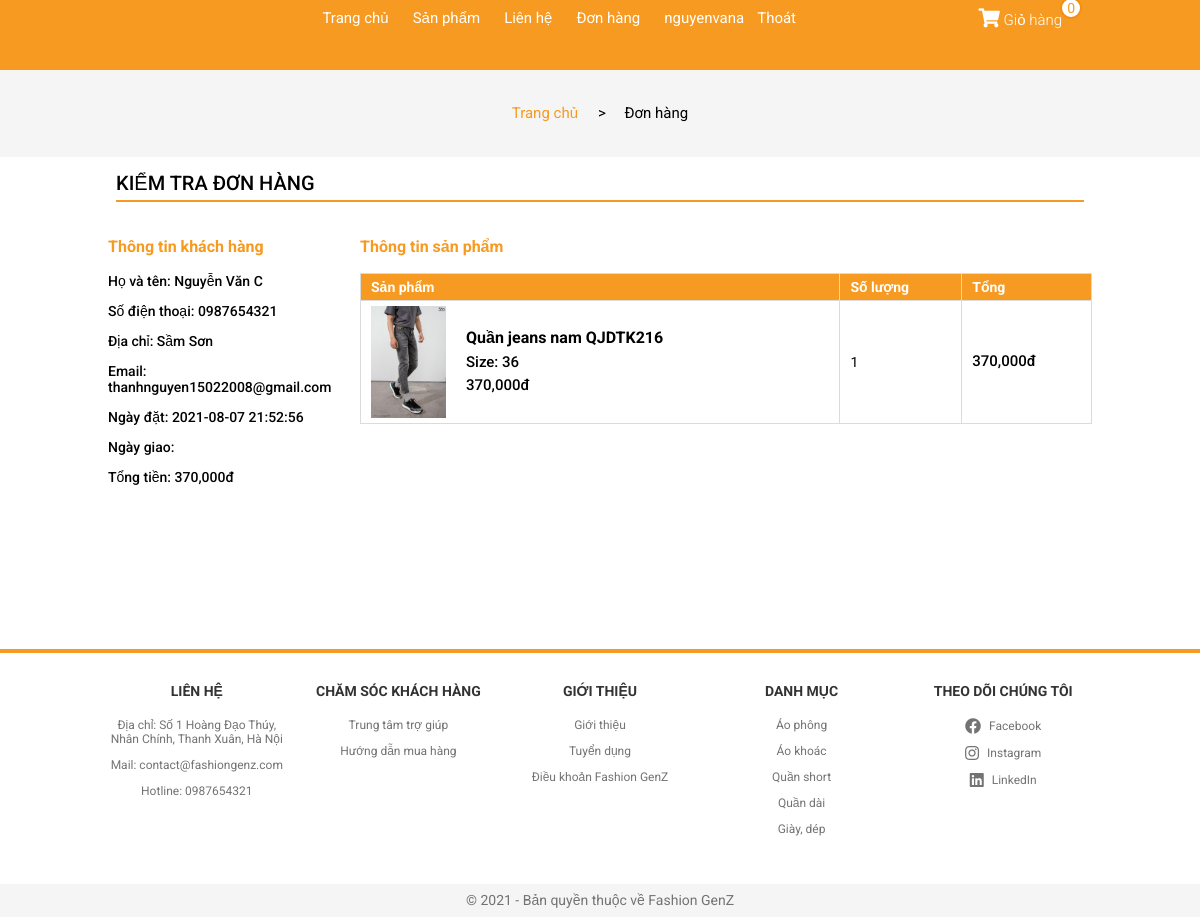
Before: /?controller=chitietdonhang&id=716042 (signed in) with the older database file.
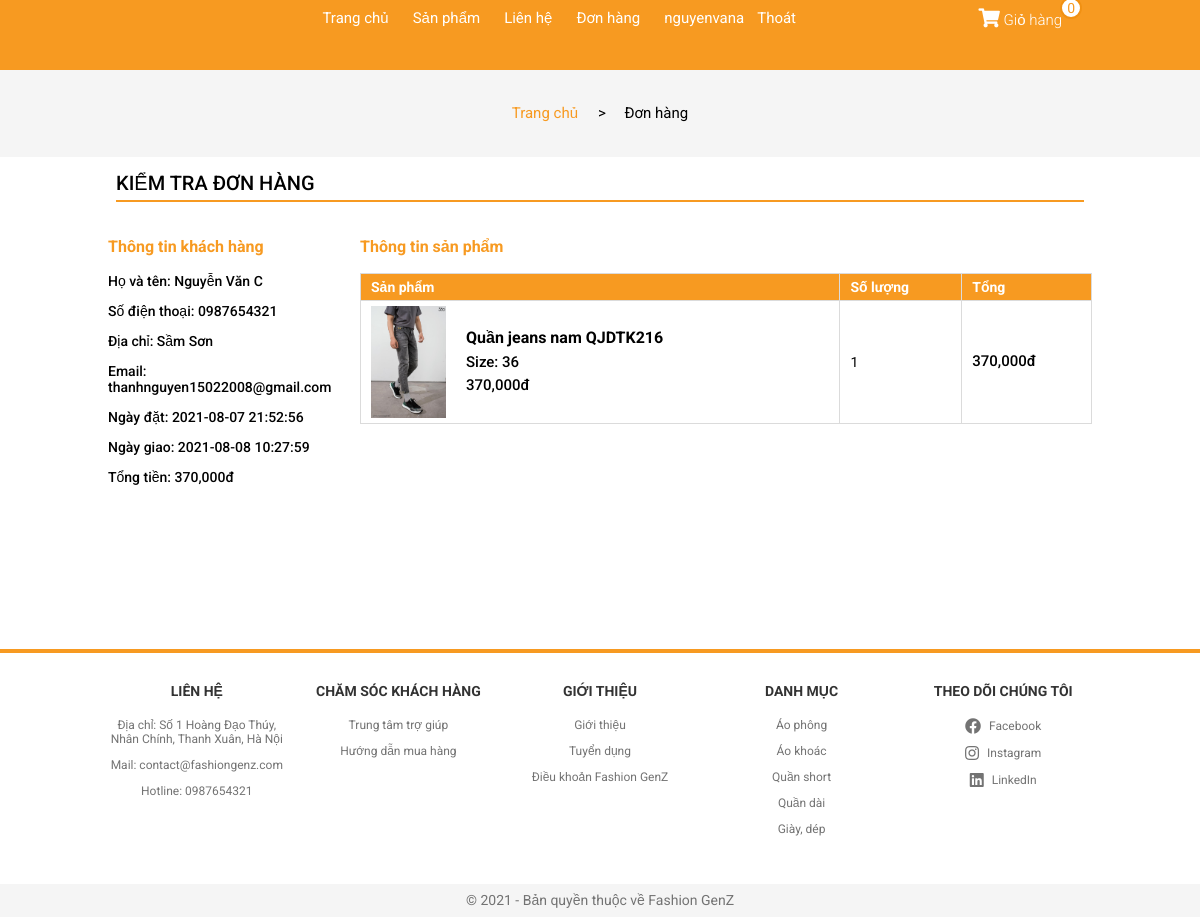
After: the same page with the newer database file.
### tables this page shows
CREATE TABLE `user_order` (
  `id` int(11) NOT NULL,
  `fullname` varchar(100) DEFAULT NULL,
  `address` varchar(200) DEFAULT NULL,
  `email` varchar(100) DEFAULT NULL,
  `phone` varchar(20) DEFAULT NULL,
  `amount` int(11) DEFAULT NULL,
  `status` int(11) DEFAULT NULL,
  `time_order` datetime DEFAULT NULL,
  `time_delivered` datetime DEFAULT NULL,
  `user_id` int(11) DEFAULT NULL
);

### Controller/C-chitietdonhang.php (called while the page is built)
<?php
    if(isset($_SESSION['customer'])){
        $user = $database->get('user_info', array('id'=>$_SESSION['customer']));
    }
    $id = $_GET['id'];
    $package = $database->get('user_order',array('id'=>$id));
    $package_details = $database->get('user_order_detail',array('order_id'=>$id));
    require_once './View/V-chitietdonhang.php';
?>

### Model/M-database.php (called while the page is built, shortened)
<?php
    class database{
        protected $conn= null;
        protected $host='localhost';
        protected $user='root';
        protected $pass='';
        protected $dbname='fashiongenz';
        public function connect(){
             $this->conn = new mysqli($this->host,$this->user,$this->pass,$this->dbname);
        }
        public function get($table,$condition=array()){
          $sql= "SELECT * FROM $table ";
          if(!empty($condition)){
               $sql.="WHERE";
               foreach ($condition as $key => $value){
                    $sql.= " $key = '$value' AND";
               }
               $sql= trim($sql,"AND");
          }
          $query = mysqli_query($this->conn, $sql);
          $result=array();
          if ($query){
               while ($row= mysqli_fetch_assoc($query)){
                    $result[]=$row;
               }
          }
          return $result;
     }
    }
?>

### View/V-chitietdonhang.php (the view, shortened to what the changed rows need)
<!DOCTYPE html>
<html lang="en">
<head>
    <link rel="stylesheet" href="./Assets/Css/grid.css">
    <link rel="stylesheet" href="./Assets/Css/responsive.css">
    <link rel="stylesheet" href="./Assets/Css/main.css">
    <link rel="stylesheet" href="./Assets/Css/base.css">
    <link rel="stylesheet" href="https://cdnjs.cloudflare.com/ajax/libs/normalize/8.0.1/normalize.min.css" />
    <link rel="stylesheet" href="./Assets/Fonts/fontawesome-free-5.15.3-web/css/all.min.css">
</head>
<body>
        <div class="app">
            <header class="header">
                <div class="grid wide">
                    <nav class="header__navbar">
                        <ul class="header__navbar-list hide-on-mobile-tablet">
                            <li class="header__navbar-item">
                                <a href="?controller=trangchu" class="header__navbar-link">
                                    Trang chủ
                                </a>
                            </li>
                            <li class="header__navbar-item header__navbar-item-has-category">
                                <a href="?controller=sanpham" class="header__navbar-link">
                                    Sản phẩm
                                </a>
                            </li>
                            <li class="header__navbar-item">
                                <a href="?controller=lienhe" class="header__navbar-link">
                                    Liên hệ
                                </a>
                            </li>
                            <li class="header__navbar-item">
                                <a href="?controller=donhang" class="header__navbar-link">
                                    Đơn hàng
                                </a>
                            </li>
                            <?php
                                if(isset($_SESSION['customer']) && $_SESSION['customer'] != NULL){
                            ?>
                            <li class="header__navbar-item">
                               <a href="?controller=thongtinkhachhang" style="margin-left: 12px;
                                                  text-decoration: none;
                                                  padding: 0 6px;
                                                  font-size: 1.5rem;
                                                  color: var(--white-color);"> <?php echo $user[0]['username']?></a><a href="?controller=dangxuat" style="margin-left: 1px;" class="header__navbar-link">Thoát</a>
                            </li>
                            <?php } ?>
                        </ul>
                        <div class="header__navbar-cart">
                         <div class="header__navbar-cart-wrap">
                         <span class="header__navbar-cart-qty"><?php echo $_SESSION['qty'] ?></span>
                                <a href="?controller=giohang" class="header__navbar-cart-link">
                                    <i class="header__navbar-cart-icon fas fa-shopping-cart"></i>
                                    Giỏ hàng
                                </a>
                            </div>
                        </div>
                    </nav>
                </div>
            </header>
            <div class="content">
                <div class="account">
                    <div class="grid">
                        <div class="account__location">
                            <div>
                                <a class="accout__location-home" href="?controller=trangchu">Trang chủ</a>
                            </div>
                            <div>
                                <p class="accout__location-current"> > &nbsp;&nbsp;&nbsp; Đơn hàng</p>
                            </div>
                        </div>
                    </div>
                    <div class="grid wide">
                        <div class="row">
                            <div class="col l-12 m-12 c-12">
                            <div class="account__heading">Kiểm tra đơn hàng</div>
                                <div style="margin-top: 20px; margin-bottom: 50px;" class="row">
                                    <div class="col l-3 m-12 c-12">
                                        <div class="package__info-user">
                                            <h3 class="package__info-user-heading">Thông tin khách hàng</h3>
                                            <p class="package__info-user-show">Họ và tên: <?php echo $package[0]['fullname'] ?></p>
                                            <p class="package__info-user-show">Số điện thoại: <?php echo $package[0]['phone'] ?></p>
                                            <p class="package__info-user-show">Địa chỉ: <?php echo $package[0]['address'] ?></p>
                                            <p class="package__info-user-show">Email: <?php echo $package[0]['email'] ?></p>
                                            <p class="package__info-user-show">Ngày đặt: <?php echo $package[0]['time_order'] ?></p>
                                            <p class="package__info-user-show">Ngày giao: <?php echo $package[0]['time_delivered'] ?></p>
                                            <p class="package__info-user-show">Tổng tiền: <?php echo number_format($package[0]['amount']) ?>đ</p>
                                        </div>
                                    </div>
                                    <div class="col l-9 m-12m c-12">
                                        <h3 class="package__info-user-heading">Thông tin sản phẩm</h3>
                                        <div class="cart-table">
                                            <table>
                                                <thead>
                                                    <tr>
                                                        <th>Sản phẩm</th>
                                                        <th>Số lượng</th>
                                                        <th>Tổng</th>
                                                    </tr>
                                                </thead>
                                                <tbody>
                                                    <?php
                                                        foreach ($package_details as $key => $value){
                                                        $product_detail = $database->get('product',array('id'=>$value['product_id']));
                                                    ?>
                                                        <tr>
                                                            <td>
                                                                <div class="cart-product">
                                                                    <img src="<?php echo $product_detail[0]['image'] ?>" alt="" class="cart-product__img">
                                                                    <div class="cart-product__info">
                                                                        <p class="cart-product__info-name"><?php echo $product_detail[0]['name'] ?></p>
                                                                        <p class="cart-product__info-size">Size: <?php echo $value['size'] ?></p>
                                                                        <p class="cart-product__info-price"><?php echo number_format($value['price']) ?>đ</p>
                                                                    </div>
                                                                </div>
                                                            </td>
                                                            <td>
                                                                <div class="cart-product__qty">
                                                                    <p class="cart-product__qty-info"><?php echo $value['qty'] ?></p>
                                                                </div>
                                                            </td>
                                                            <td>
                                                                <p class="cart-product__total"><?php echo number_format($value['amount']) ?>đ</p>
                                                            </td>
                                                        </tr>
                                                    <?php } ?>
                                                </tbody>
                                            </table>
                                        </div>
                                    </div>
                                </div>
                            </div>
                        </div>
                    </div>
                </div>
            </div>
            <footer class="footer">
            <div class="grid wide footer__content">
                    <div class="row">
                        <div class="col l-2-4 m-4 c-6">
                            <h3 class="footer__heading">Liên hệ</h3>
                            <ul class="footer__list">
                                <li class="footer__list-item">
                                    <p class="footer__list-item-link">Địa chỉ: Số 1 Hoàng Đạo Thúy, Nhân Chính, Thanh Xuân, Hà Nội</p>
                                </li>
                                <li class="footer__list-item">
                                    <p class="footer__list-item-link">Mail: contact@fashiongenz.com</p>
                                </li>
                                <li class="footer__list-item">
                                    <p class="footer__list-item-link">Hotline: 0987654321</p>
                                </li>
                            </ul>
                        </div>
                        <div class="col l-2-4 m-4 c-6">
                            <h3 class="footer__heading">Chăm sóc khách hàng</h3>
                            <ul class="footer__list">
                                <li class="footer__list-item">
                                    <a href="#" class="footer__list-item-link">Trung tâm trợ giúp</a>
                                </li>
                                <li class="footer__list-item">
                                    <a href="#" class="footer__list-item-link">Hướng dẫn mua hàng</a>
                                </li>
                            </ul>
                        </div>
                        <div class="col l-2-4 m-4 c-6">
                            <h3 class="footer__heading">Giới thiệu</h3>
                            <ul class="footer__list">
                                <li class="footer__list-item">
                                    <a href="#" class="footer__list-item-link">Giới thiệu</a>
                                </li>
                                <li class="footer__list-item">
                                    <a href="#" class="footer__list-item-link">Tuyển dụng</a>
                                </li>
                                <li class="footer__list-item">
                                    <a href="#" class="footer__list-item-link">Điều khoản Fashion GenZ</a>
                                </li>
                            </ul>
                        </div>
                        <div class="col l-2-4 m-4 c-6">
                            <h3 class="footer__heading">Danh mục</h3>
                            <ul class="footer__list">
                                <li class="footer__list-item">
                                    <a href="#" class="footer__list-item-link">Áo phông</a>
                                </li>
                                <li class="footer__list-item">
                                    <a href="#" class="footer__list-item-link">Áo khoác</a>
                                </li>
                                <li class="footer__list-item">
                                    <a href="#" class="footer__list-item-link">Quần short</a>
                                </li>
                                <li class="footer__list-item">
                                    <a href="#" class="footer__list-item-link">Quần dài</a>
                                </li>
                                <li class="footer__list-item">
                                    <a href="#" class="footer__list-item-link">Giày, dép</a>
                                </li>
                            </ul>
                        </div>
                        <div class="col l-2-4 m-4 c-6">
                            <h3 class="footer__heading">Theo dõi chúng tôi</h3>
                            <ul class="footer__list">
                                <li class="footer__list-item">
                                    <a href="#" class="footer__list-item-link"><i class="footer__list-item-icon fab fa-facebook"></i> Facebook</a>
                                </li>
                                <li class="footer__list-item">
                                    <a href="#" class="footer__list-item-link"><i class="footer__list-item-icon fab fa-instagram"></i> Instagram</a>
                                </li>
                                <li class="footer__list-item">
                                    <a href="#" class="footer__list-item-link"><i class="footer__list-item-icon fab fa-linkedin"></i> LinkedIn</a>
                                </li>
                            </ul>
                        </div>
                    </div>
                </div>
                <div class="footer__copryright">
                    <div class="grid wide">
                        <div class="row">
                            <p class="footer__copryright-text">© 2021 - Bản quyền thuộc về Fashion GenZ</p>
                        </div>
                    </div>
                </div>
            </footer>
        </div>
</body>
</html>

Changed rows visible on the page:
changed user_order "Nguyễn Văn C": time_delivered (not shown) → "2021-08-08 10:27:59"
